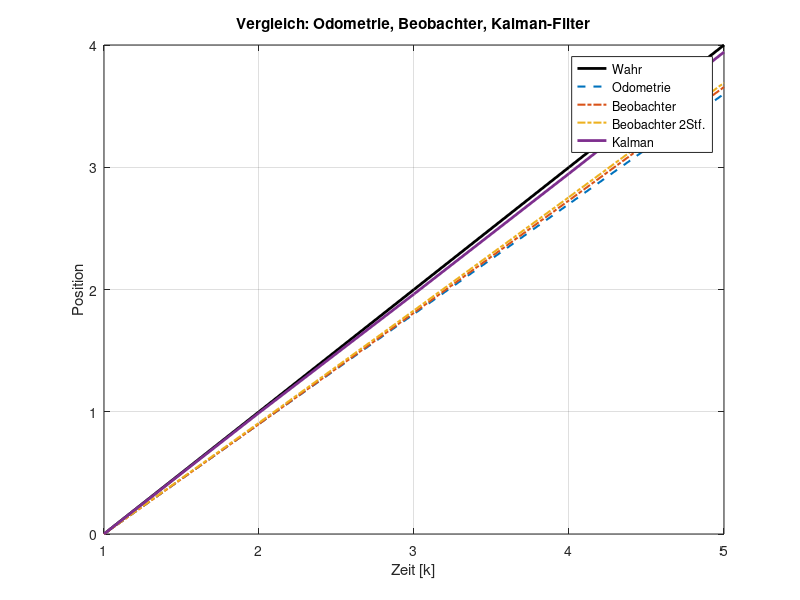

This chart was generated by the following MATLAB code:
clc; clear;

% Simulationsparameter
T = 1;           % Abtastzeit [s]
N = 5;          % Zeitschritte
v_true = 1;      % konstante Geschwindigkeit
x_true = zeros(1,N);  % echte Position
slip = -0.1;
v_meas = v_true + slip*ones(1,N);%*randn(1,N);   % verrauschte Geschw.-messung
z = zeros(1,N);  % verrauschte Positionsmessung

% Rauschgrößen
R = 0.1;  % Messrauschen (Position)
Q = 0.1;  % Prozessrauschen (Modellfehler)

% Initialisierung
x_true(1) = 0;
z(1) = x_true(1);% + sqrt(R)*randn;

% Beobachter mit fester Verstärkung
L = 0.1;
x_obs = zeros(1,N);

x_obs2 = zeros(1,N);


% Kalman-Filter
x_kalman = zeros(1,N);
P = 1;  % Startvarianz

% Odometrie (Integration der Geschwindigkeit)
x_odom = zeros(1,N);
x_odom(1) = 0;

% Simulation
for k = 2:N
    % Wahre Position
    x_true(k) = x_true(k-1) + T*v_true;

    % Messung der Position
    z(k) = x_true(k) ;%+ sqrt(R)*randn;

    % Odometrie
    x_odom(k) = x_odom(k-1) + T*v_meas(k-1);

    % Beobachter (fester L)
    x_obs(k) = x_obs(k-1) + T*v_meas(k-1) + L*(z(k-1) - x_obs(k-1));

    % Beobachter 2-Stufig
    % % Beobachter (Zweistufig)
    x_2stp_pred = x_obs2(k-1) + T*v_meas(k-1);
    x_obs2(k) = x_2stp_pred + L*(z(k) - x_2stp_pred);

    % ------ Kalman-Filter
    % Prediction
    x_pred = x_kalman(k-1) + T*v_meas(k-1);
    P_pred = P + Q;

    % Update
    K = P_pred / (P_pred + R);
    x_kalman(k) = x_pred + K*(z(k) - x_pred);
    P = (1 - K)*P_pred;
end

% Plotten
figure(1);
clf
grid on
plot(x_true, 'k-', 'LineWidth', 2); hold on;
plot(x_odom, '--', 'LineWidth', 1.5);
plot(x_obs, '-.', 'LineWidth', 1.5);
plot(x_obs2, '-.', 'LineWidth', 1.5);
plot(x_kalman, '-', 'LineWidth', 2);
legend('Wahr', 'Odometrie', 'Beobachter', 'Beobachter 2Stf.', 'Kalman');
xlabel('Zeit [k]');
ylabel('Position');
title('Vergleich: Odometrie, Beobachter, Kalman-Filter');
grid on;
